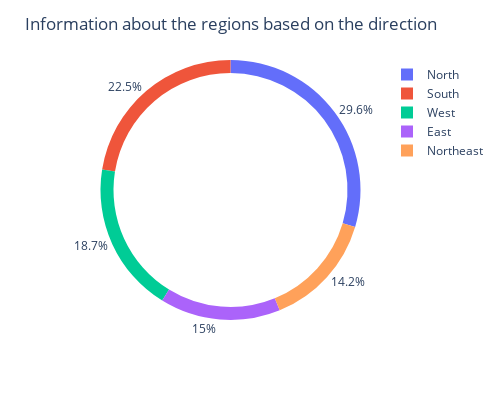

The cell this chart's notebook holds for it:
### Code cell
fg = df['Direction'].value_counts()
fd = fg.values
gh = fg.index
dc = px.pie(df,values=fd,names=gh,hole=0.9)
dc.update_layout(width=500,height=400,title='Information about the regions based on the direction')
dc.show()

### Figure 1 — Plotly figure (JSON) as saved in the notebook; plotly's stock layout.template omitted (floating-point values rounded to 4 significant figures)
{"data": [{"domain": {"x": [0, 1], "y": [0, 1]}, "hole": 0.9, "hovertemplate": "label=%{label}<br>value=%{value}<extra></extra>", "labels": ["North", "South", "West", "East", "Northeast"], "legendgroup": "", "name": "", "showlegend": true, "type": "pie", "values": [79, 60, 50, 40, 38]}], "layout": {"height": 400, "legend": {"tracegroupgap": 0}, "margin": {"t": 60}, "title": {"text": "Information about the regions based on the direction"}, "width": 500}}
